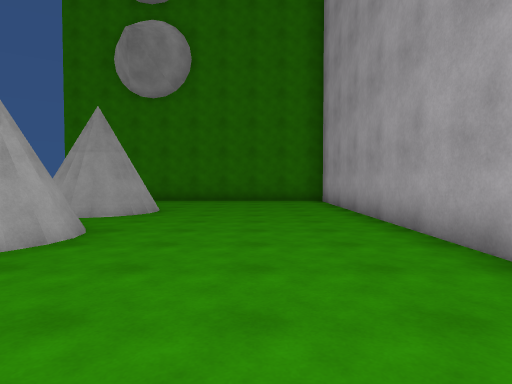
view 1 (above)

19 first-person views from a walk through a Unity game level. The camera is 1.4 m above the floor, tilts 2° down and sees 75° across. The floor is counted in squares, 2 m on a side. Each view is taken from the middle of a square. On the plan, view 1 faces up. The plan holds only what a view shows up to about 10 squares ahead; the rest is blank. The place goes on beyond the plan. The player is left out. Surface patterns are stand-ins for the level's own textures.

view 2
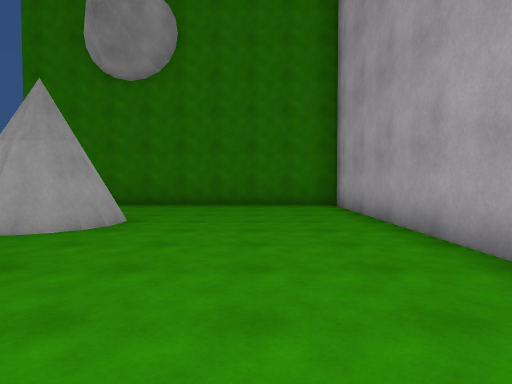

view 3
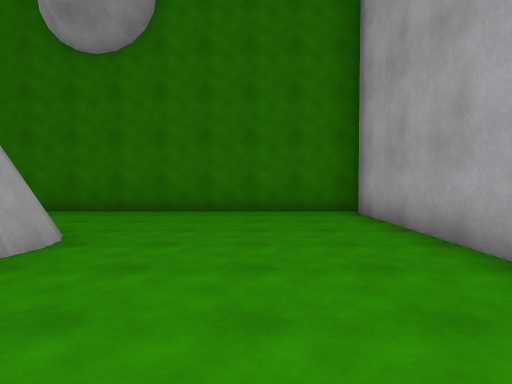

view 4
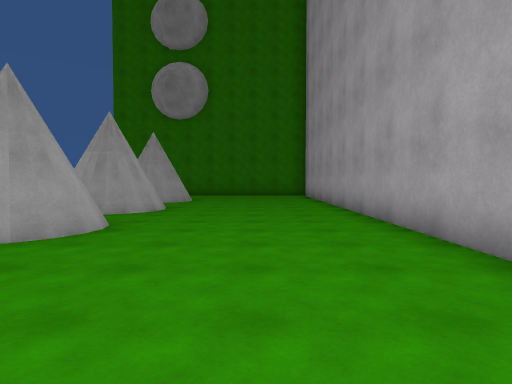

view 5
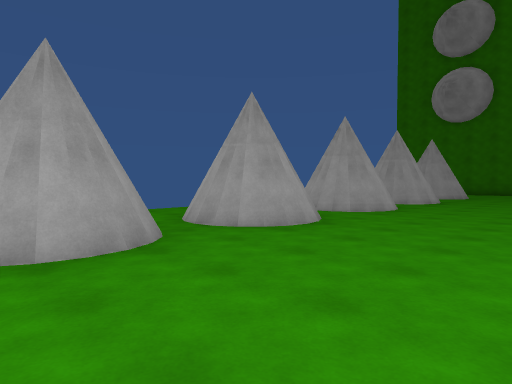

view 6
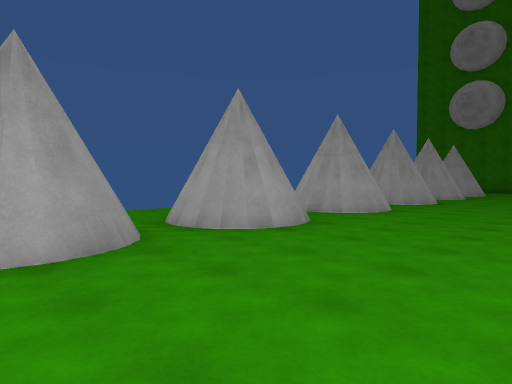

view 7
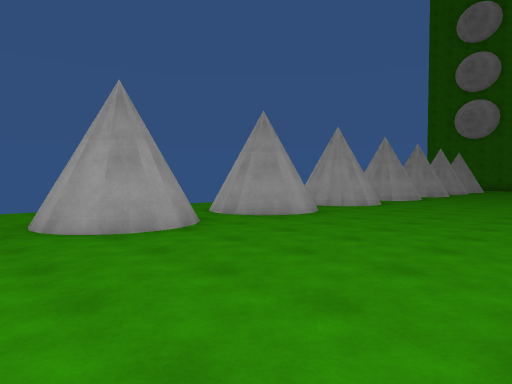

view 8
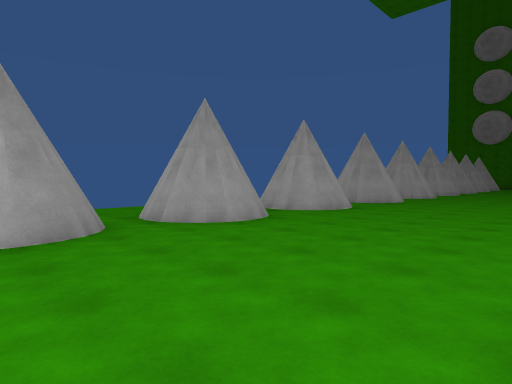

view 9
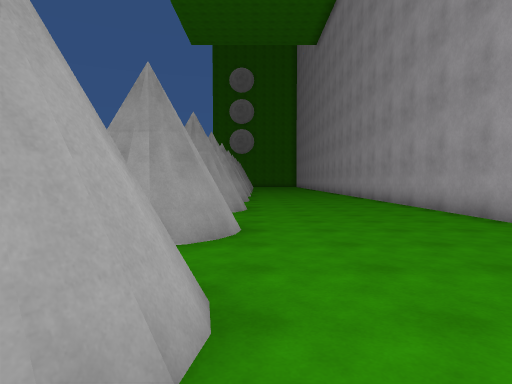

view 10
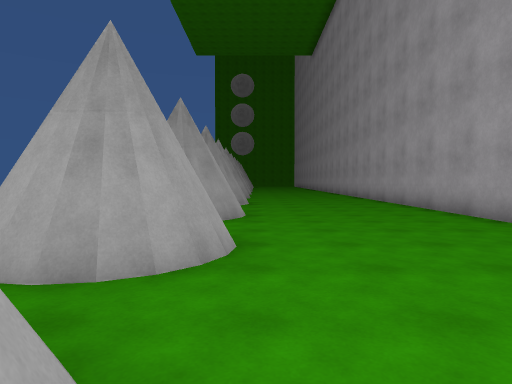

view 11
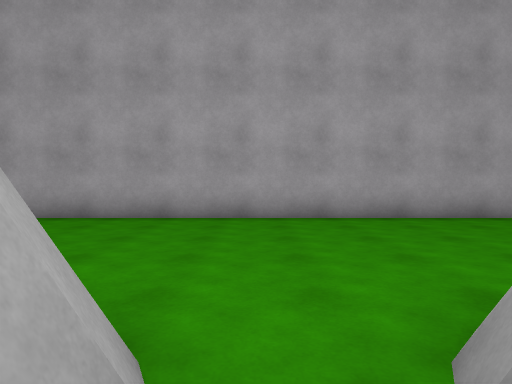

view 12
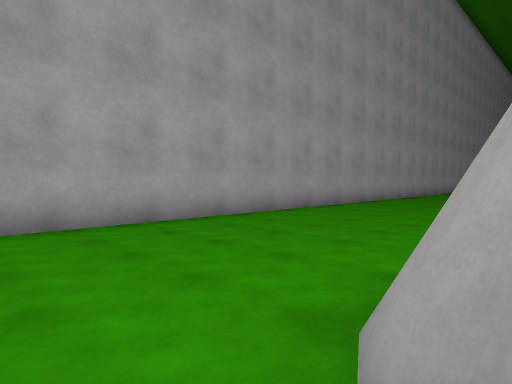

view 13
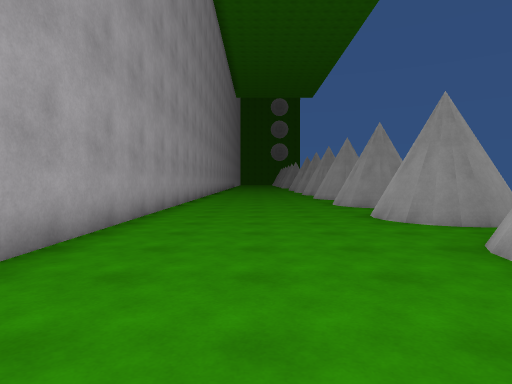

view 14
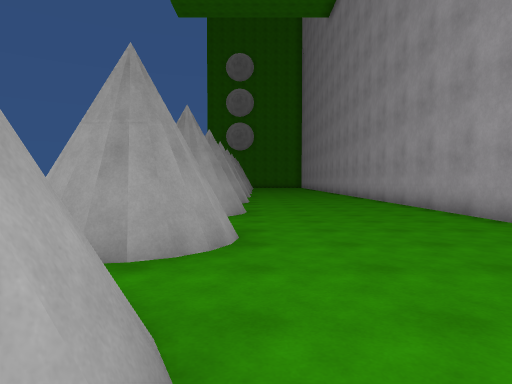

view 15
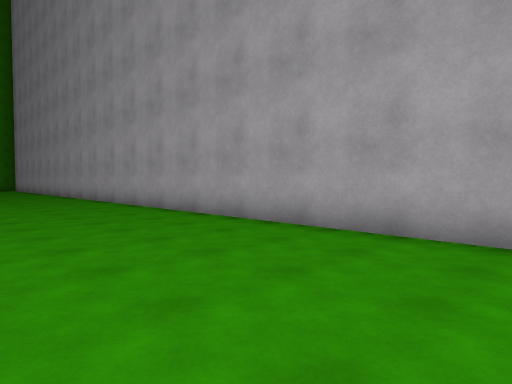

view 16
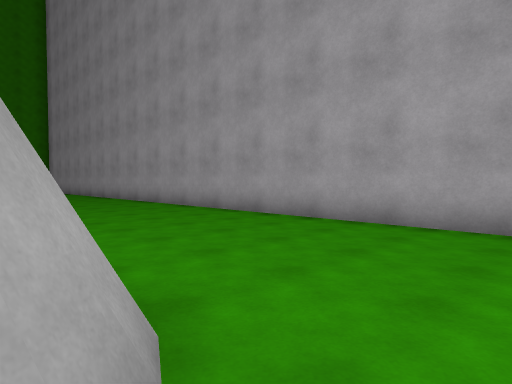

view 17
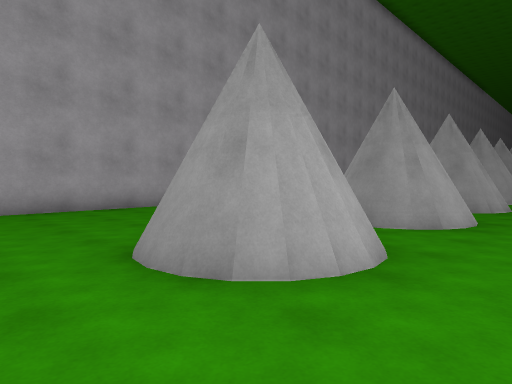

view 18
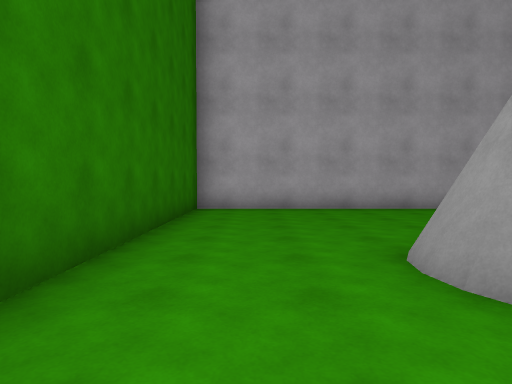

view 19
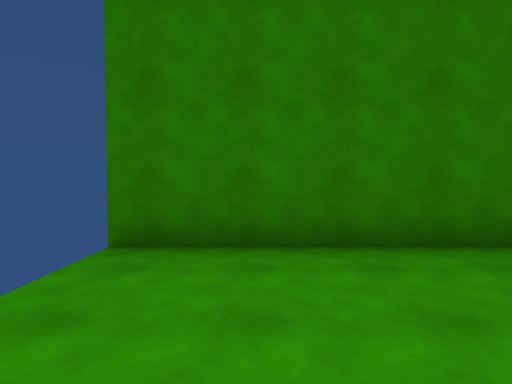

### Floor plan
Key: @ floor where view 1 was taken; # wall or solid block; x gap in a wall; . floor.
Columns run from 7 left of view 1 to 3 right of it. Each row starts with its distance up from view 1.
 12 ###########
 11  .........#
 10  .........#
  9  .........#
  8  ..##.....#
  7  ..##.....#
  6  .........#
  5   .##.....#
  4   .##.....#
  3   .##.....#
  2   .##.....#
  1   .##.....#
  0    ##..@..#
 -1     ......#
 -2    ##.....#
 -3   .##.....#
 -4   ........#
 -5     #.....#
 -6  .. #.....#
 -7  ..##.....#
 -8     #.....#
 -9     #.....#
-10    ##.....#
-11    .......#
-12     #.....#
-13    ##.....#
-14    .x.....#
-15     #.....#
-16    ##.....#
-17    ##.....#
-18    .x.....#
-19     #.....#
-20     #.....#
-21     ......#
-22     #.....#
-23    ##.....#
-24    .......#
-25     #.....#
-26     #.....#
-27     #.....#
-28    ##.....#
-29    ##.....#
-30     #.....#
-31     ......#
-32    ##.....#
-33     #.....#

Positions as (right, up) in squares from view 1, and headings:
1: (0, 0), facing up
2: (0, 2), facing up
3: (0, 4), facing up
4: (0, -4), facing up
5: (1, -7), facing up-left
6: (1, -10), facing up-left
7: (2, -15), facing up-left
8: (2, -20), facing up-left
9: (-2, -24), facing up
10: (-2, -26), facing up
11: (-4, -24), facing right
12: (-3, -24), facing down-right
13: (0, -23), facing down
14: (-2, -20), facing up
15: (-2, -15), facing up-right
16: (-3, -11), facing up-right
17: (-6, 10), facing down-right
18: (-6, 10), facing right
19: (-5, 8), facing up
